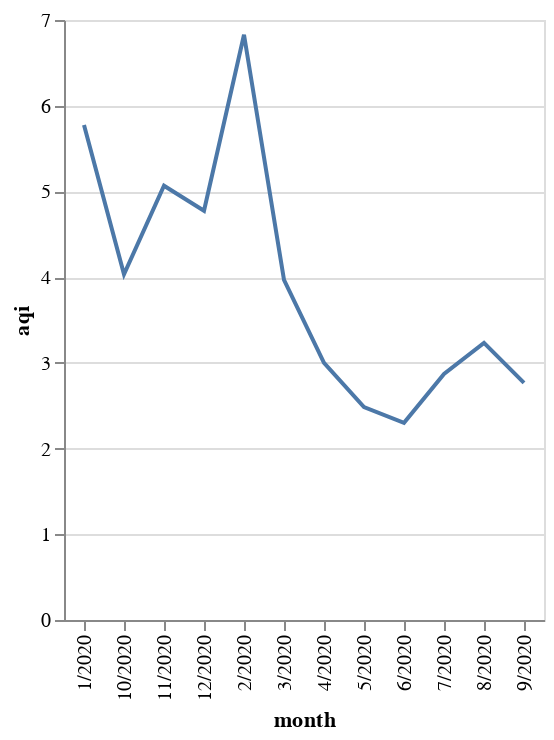

This figure's notebook cell:
### Code cell
alt.Chart(co_air_df).mark_line().encode(
    x="month",
    y="aqi"
)

### Figure 1 — Vega-Lite specification as saved in the notebook (floating-point values rounded to 4 significant figures)
{"config": {"view": {"continuousWidth": 400, "continuousHeight": 300}}, "data": {"name": "data-eb5afdabc74fe615cc341640bc994e9d"}, "mark": "line", "encoding": {"x": {"type": "nominal", "field": "month"}, "y": {"type": "quantitative", "field": "aqi"}}, "$schema": "https://vega.github.io/schema/vega-lite/v4.8.1.json", "datasets": {"data-eb5afdabc74fe615cc341640bc994e9d": [{"month": "9/2020", "aqi": 2.767, "arithmetic_mean": 0.2068, "units_of_measure": "Parts per million", "parameter": "Carbon monoxide"}, {"month": "5/2020", "aqi": 2.484, "arithmetic_mean": 0.1837, "units_of_measure": "Parts per million", "parameter": "Carbon monoxide"}, {"month": "10/2020", "aqi": 4.032, "arithmetic_mean": 0.2721, "units_of_measure": "Parts per million", "parameter": "Carbon monoxide"}, {"month": "1/2020", "aqi": 5.774, "arithmetic_mean": 0.3781, "units_of_measure": "Parts per million", "parameter": "Carbon monoxide"}, {"month": "3/2020", "aqi": 3.968, "arithmetic_mean": 0.2739, "units_of_measure": "Parts per million", "parameter": "Carbon monoxide"}, {"month": "2/2020", "aqi": 6.828, "arithmetic_mean": 0.3887, "units_of_measure": "Parts per million", "parameter": "Carbon monoxide"}, {"month": "11/2020", "aqi": 5.067, "arithmetic_mean": 0.3275, "units_of_measure": "Parts per million", "parameter": "Carbon monoxide"}, {"month": "12/2020", "aqi": 4.774, "arithmetic_mean": 0.316, "units_of_measure": "Parts per million", "parameter": "Carbon monoxide"}, {"month": "6/2020", "aqi": 2.3, "arithmetic_mean": 0.1803, "units_of_measure": "Parts per million", "parameter": "Carbon monoxide"}, {"month": "8/2020", "aqi": 3.233, "arithmetic_mean": 0.2368, "units_of_measure": "Parts per million", "parameter": "Carbon monoxide"}, {"month": "4/2020", "aqi": 3.0, "arithmetic_mean": 0.2135, "units_of_measure": "Parts per million", "parameter": "Carbon monoxide"}, {"month": "7/2020", "aqi": 2.871, "arithmetic_mean": 0.2122, "units_of_measure": "Parts per million", "parameter": "Carbon monoxide"}]}}
